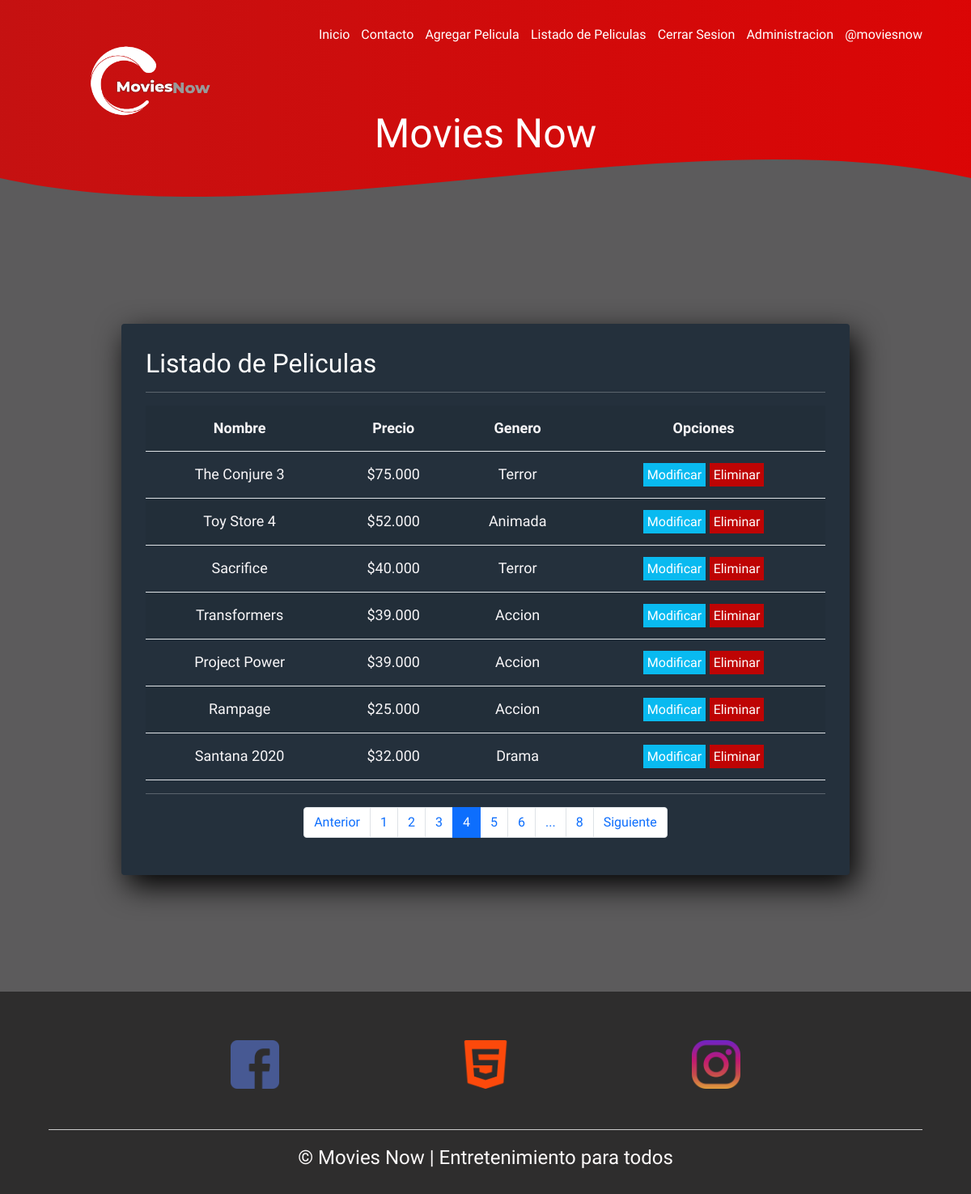
Page /listar-pelicula/?page=4 (signed in) on the committed database.
### appmovies/models.py (models this page shows, shortened)
class Pelicula(models.Model):
    nombre = models.CharField(max_length=150)
    precio = models.IntegerField()
    genero = models.ForeignKey(Genero, on_delete=models.PROTECT)
    imagen = models.ImageField(upload_to="peliculas", null=True)

class Genero(models.Model):
    nombre = models.CharField(max_length=50)
    def __str__(self):
        return self.nombre

### appmovies/views.py (the view)
# urls.py: path('listar-pelicula/', listar_pelicula, name="listar_pelicula"),
@permission_required('appmovies.view_pelicula')
def listar_pelicula(request):
    peliculas = Pelicula.objects.all()
    page = request.GET.get('page', 1)
    try:
        paginator = Paginator(peliculas, 7)
        pelicula = paginator.page(page)
    except:
        raise Http404
    data = {
        'entity': pelicula,
        'paginator': paginator
    }
    return render(request, 'app/producto/listar.html', data)

### appmovies/templates/app/producto/listar.html (shortened to what this page needs)
{% extends 'app/base.html' %}
{% block contenido %}
{% load humanize %}
<form action="" class="oo" method="post">
    <h2>Listado de Peliculas</h2>
    <hr>
    <table class="table table-striped table-hover table-responsive-sm">
        <tr>
            <th>Nombre</th>
            <th>Precio</th>
            <th>Genero</th>
            <th>Opciones</th>
        </tr>
    {% for p in entity %}
        <tr>
            <td>{{ p.nombre | title }}</td>
            <td>${{ p.precio | intcomma }}</td>
            <td>{{ p.genero | title }}</td>
            <td>
                {% if perms.appmovies.change_pelicula %}
                <a href="{%  url 'modificar_pelicula' p.id %}" class="boto">Modificar</a>
                {% endif %}
                {% if perms.appmovies.delete_pelicula %}
                <a href="#" onclick="eliminarPelicula({{ p.id }})" class="botons">Eliminar</a>
                {% endif %}
            </td>
        </tr>
        {% endfor %}
    </table>
        <hr>
    <div>
        {% include 'app/paginator.html' %}
    </div>
</form>
<br>
<br>
<br>
<br>
<br>
<br>
{% endblock %}

### appmovies/templates/app/base.html (shortened to what this page needs)
<!DOCTYPE html>
<html lang="es">
<head>
    <link href="https://cdn.jsdelivr.net/npm/bootstrap@5.0.1/dist/css/bootstrap.min.css" rel="stylesheet">
    {% load static %}
    <link rel="stylesheet" href="{% static 'app/css/estilos.css' %}">
    <link rel="stylesheet" href="{% static 'app/css/form.css' %}">
    <link rel="stylesheet" href="{% static 'app/css/lista.css' %}">
    {% load pwa %}
</head>
<body>
    <header id="header">
        <nav>
            <a href="{% url 'home' %}" class="url"> Inicio </a>
            <a href="{% url 'contacto' %}" class="url">Contacto</a>
            {% if perms.appmovies.add_pelicula %}
            <a href="{% url 'agregar_pelicula' %}" class="url">Agregar Pelicula</a>
            {% endif %}
            {% if perms.appmovies.view_pelicula %}
            <a href="{% url 'listar_pelicula' %}" class="url">Listado de Peliculas</a>
            {% endif %}
            {% if user.is_authenticated %}
            <a href="{% url 'logout' %}" class="url">Cerrar Sesion</a>
            <a href="{% url 'admin' %}" class="url">Administracion</a>
            <a href="#">@{{ user.username }}</a>
            {% else %}
            <a href="{% url 'login' %}" class="url">Iniciar Sesion</a>
            <a href="{% url 'registro' %}" class="url">Registrarse</a>
            {% endif %}
        </nav>
        <div class="conte">
            <img  class="logo"  src="{% static 'app/img/3.png' %}" alt="logo">
        </div>
         <section class="textos-header">
            <h1>Movies Now</h1>
        </section>
        <div class="wave" style="height: 120px; overflow: hidden;"><svg viewBox="0 0 500 150" preserveAspectRatio="none"
                style="height: 100%; width: 100%;">
                <path d="M0.00,49.98 C150.00,150.00 349.20,-50.00 500.00,49.98 L500.00,150.00 L0.00,150.00 Z"
                    style="stroke: none; fill: #5c5b5c;"></path>
            </svg></div>
    </header>
    <div id="contenido">
        {% block contenido %}
        {% endblock %}
    </div>
    <footer>
        <div class="contenedor-footer">
            <div class="content-foo">
                 <img src="{% static 'app/img/logo.png' %}" width="60px" alt="">
            </div>
            <div class="content-foo">
                <img src="{% static 'app/img/logo1.png' %}" width="60px" alt="">
            </div>
            <div class="content-foo">
                <img src="{% static 'app/img/logo2.png' %}" width="60px" alt="">
            </div>
        </div>
        <h2 class="titulo-final">&copy; Movies Now | Entretenimiento para todos </h2>
    </footer>
</body>
</html>

### appmovies/static/app/css/estilos.css (style rules this page uses)
* { margin: 0; padding: 0; box-sizing: border-box; }
body { font-family: 'open sans'; background: #5c5b5c; }
h1,h2,td,th,h3,h4,h5, a { font-family: 'Balsamiq Sans', cursive; }
header { width: 100%; height: 300px; background: #bc4e9c; background: -webkit-linear-gradient(to right, hsla(266, 95%, 48%, 0.705), hsla(0, 100%, 51%, 0.733)), rgba(247, 3, 3, 0.856); background: linear-gradient(to right, hsl(0, 84%, 42%), hsl(0, 95%, 44%)), rgba(247, 3, 3, 0.856); background-size: cover; background-attachment: fixed; position: relative; }
.conte { width: 90%; margin: auto; overflow: hidden; padding: 0.5px 0; overflow: hidden; display: flex; align-items: center; }
.logo { width: 150px; margin-left: 50px; }
nav { text-align: right; padding: 30px 50px 0 0; }
nav > a { color:#fff; font-weight: 300; text-decoration: none; margin-right: 10px; }
header .textos-header { display: flex; height: 50px; width: 100%; align-items: center; justify-content: center; flex-direction: column; text-align: center; }
.textos-header h1 { font-size: 50px; color:#fff; }
.wave { position: absolute; bottom: 0; width: 100%; }
footer { background: #2e2d2d; padding: 60px 0 30px 0; margin: auto; overflow: hidden; }
.contenedor-footer { display: flex; width: 90%; justify-content: space-evenly; margin: auto; padding-bottom: 50px; border-bottom: 1px solid #ccc; }
.content-foo { text-align: center; }
.titulo-final { text-align: center; font-size: 24px; margin: 20px 0 0 0; color: #fcf9f9; }

### appmovies/static/app/css/form.css (style rules this page uses)
.oo { width: 900px; background: #24303c; padding: 30px; margin: auto; margin-top: 100px; border-radius: 4px; font-family: 'calibri'; color: white; box-shadow: 7px 13px 37px #000; }
.oo th { height: 40px; text-align: center; font-size: 18px; line-height: 40px; color: #f8f6f8; }
.oo td { height: 40px; text-align: center; font-size: 18px; line-height: 40px; color: #f8f6f8; }
.oo .botons { width: 50%; background: #be0404; border: none; padding: 5px; color: white; margin: 7px 0; font-size: 16px; text-decoration: none; }
.oo .boto { width: 50%; background: #09baf0; border: none; padding: 5px; color: white; margin: 7px 0; font-size: 16px; text-decoration: none; }

### rows in the picture
Pelicula: nombre "The Conjure 3", precio "75.000", genero "Terror"
Pelicula: nombre "Toy Store 4", precio "52.000", genero "Animada"
Pelicula: nombre "Sacrifice", precio "40.000", genero "Terror"
Pelicula: nombre "Transformers", precio "39.000", genero "Accion"
Pelicula: nombre "Project Power", precio "39.000", genero "Accion"
Pelicula: nombre "Rampage", precio "25.000", genero "Accion"
Pelicula: nombre "Santana 2020", precio "32.000", genero "Drama"

### other values in the picture
{{ user.username }} "moviesnow"
{{ page }} "1" "2" "3" "4" "5" "6"
{{ paginator.num_pages }} "8"
